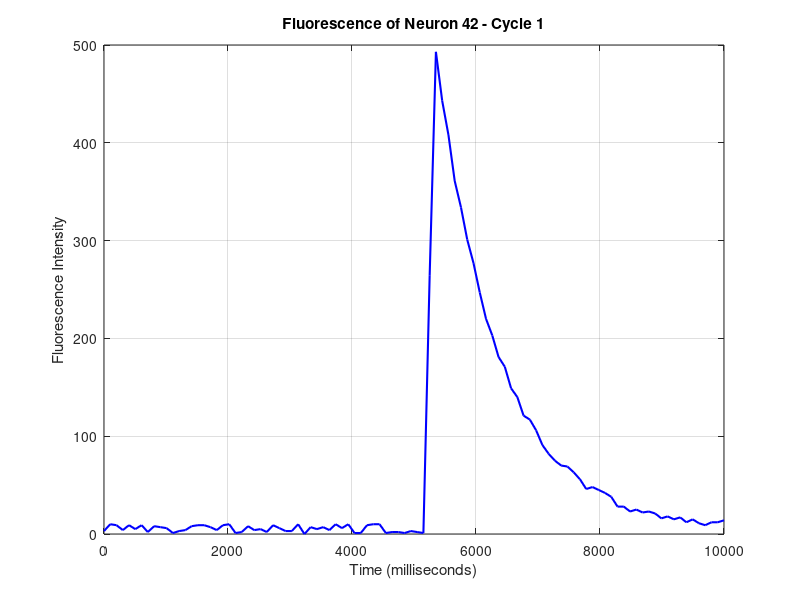
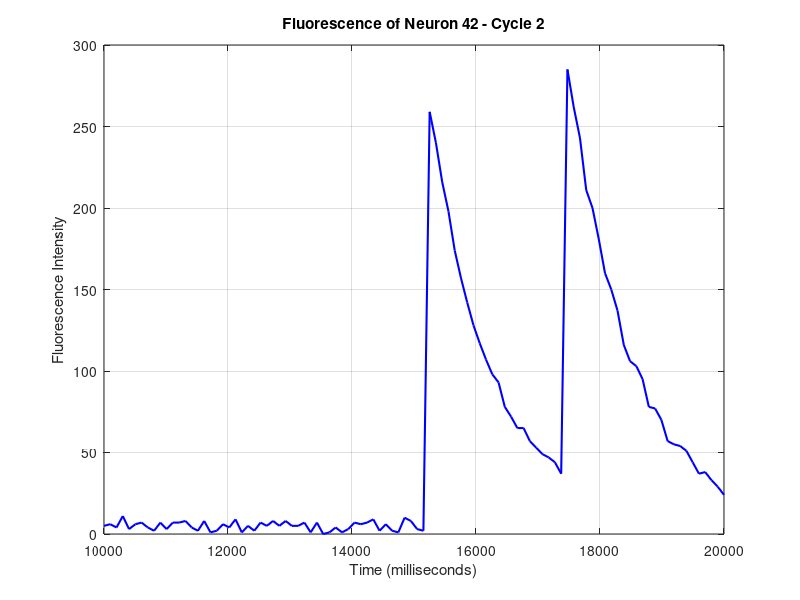
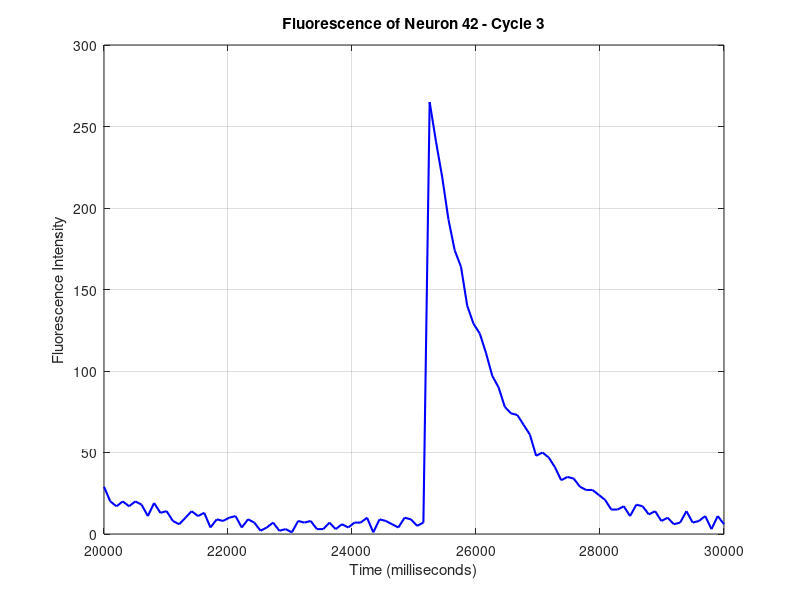
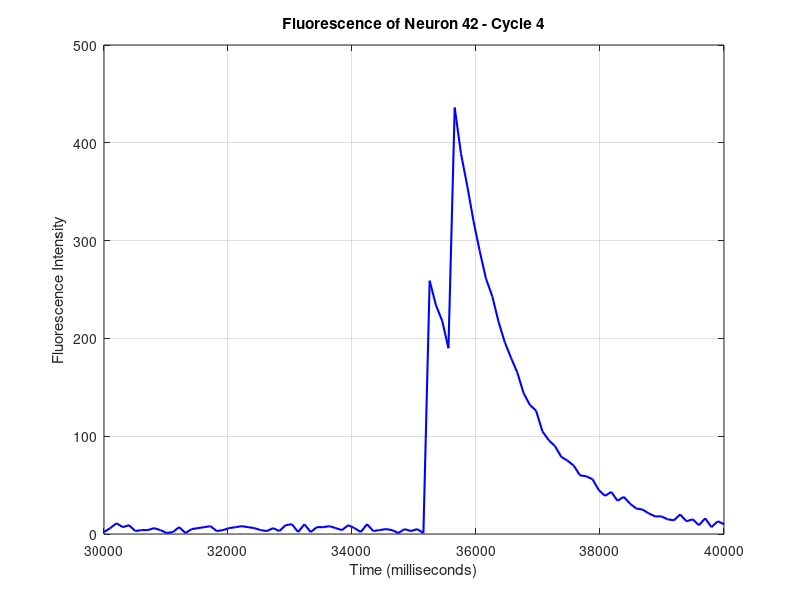

These figures' MATLAB source, in order:
% Load the data from session2_a_misfire_06.mat
load('session2_a_misfire_06.mat');  % This will load the 'neuron_network_imaging' variable

% Define parameters
[num_timepoints, num_neurons] = size(neuron_network_imaging);

% Each cycle is 10 seconds, which is 10,000 milliseconds
cycle_length_ms = 10000;  % 10 seconds in milliseconds
num_cycles = 10;    % Total number of cycles
points_per_cycle = num_timepoints / num_cycles;  % Assuming evenly distributed points per cycle

% Specify the neuron you want to plot (for example, neuron 33)
neuron_index = 42;  % Change this to plot a different neuron

% Extract the fluorescence data for the specified neuron
neuron_signal = neuron_network_imaging(:, neuron_index);

% Loop over each cycle and plot
for cycle_num = 1:num_cycles
    % Get the start and end indices for the current cycle
    start_idx = (cycle_num - 1) * points_per_cycle + 1;
    end_idx = cycle_num * points_per_cycle;
    
    % Extract the signal for the current cycle
    cycle_signal = neuron_signal(start_idx:end_idx);
    
    % Create the time vector for the current cycle in milliseconds
    T_cycle = linspace((cycle_num-1) * cycle_length_ms, cycle_num * cycle_length_ms, points_per_cycle);
    
    % Plot the signal for the current cycle
    figure;
    plot(T_cycle, cycle_signal, 'b-', 'LineWidth', 1.5);
    xlabel('Time (milliseconds)');
    ylabel('Fluorescence Intensity');
    title(['Fluorescence of Neuron ' num2str(neuron_index) ' - Cycle ' num2str(cycle_num)]);
    xlim([(cycle_num-1)*cycle_length_ms cycle_num*cycle_length_ms]);  % Set x-axis limits for each cycle in milliseconds
    grid on;
end
